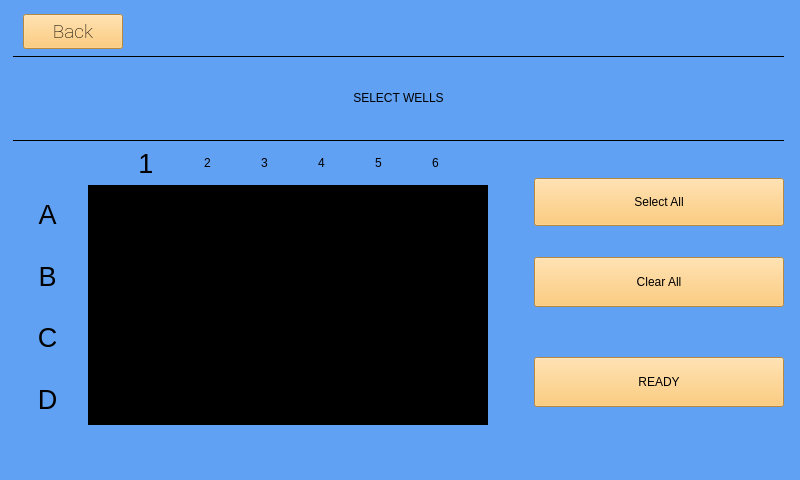
<?xml version="1.0" encoding="UTF-8"?>
<ui version="4.0">
 <class>Form</class>
 <widget class="QWidget" name="Form">
  <property name="geometry">
   <rect>
    <x>0</x>
    <y>0</y>
    <width>800</width>
    <height>480</height>
   </rect>
  </property>
  <property name="sizePolicy">
   <sizepolicy hsizetype="Preferred" vsizetype="Maximum">
    <horstretch>0</horstretch>
    <verstretch>0</verstretch>
   </sizepolicy>
  </property>
  <property name="maximumSize">
   <size>
    <width>800</width>
    <height>480</height>
   </size>
  </property>
  <property name="windowTitle">
   <string>Form</string>
  </property>
  <property name="styleSheet">
   <string notr="true">background-color: rgb(97, 161, 243);</string>
  </property>
  <widget class="QWidget" name="layoutWidget">
   <property name="geometry">
    <rect>
     <x>13</x>
     <y>14</y>
     <width>771</width>
     <height>411</height>
    </rect>
   </property>
   <layout class="QVBoxLayout" name="verticalLayout_12">
    <item>
     <layout class="QVBoxLayout" name="verticalLayout_10">
      <item>
       <layout class="QHBoxLayout" name="horizontalLayout_4">
        <item>
         <widget class="QPushButton" name="back_button">
          <property name="sizePolicy">
           <sizepolicy hsizetype="Maximum" vsizetype="Maximum">
            <horstretch>0</horstretch>
            <verstretch>0</verstretch>
           </sizepolicy>
          </property>
          <property name="maximumSize">
           <size>
            <width>100</width>
            <height>35</height>
           </size>
          </property>
          <property name="font">
           <font>
            <family>Roboto</family>
            <pointsize>14</pointsize>
            <weight>9</weight>
            <italic>false</italic>
            <bold>false</bold>
           </font>
          </property>
          <property name="styleSheet">
           <string notr="true">background-color: rgb(255, 191, 88);


font: 75 14pt &quot;Roboto&quot;;</string>
          </property>
          <property name="text">
           <string>Back</string>
          </property>
         </widget>
        </item>
        <item>
         <spacer name="horizontalSpacer_4">
          <property name="orientation">
           <enum>Qt::Horizontal</enum>
          </property>
          <property name="sizeType">
           <enum>QSizePolicy::Maximum</enum>
          </property>
          <property name="sizeHint" stdset="0">
           <size>
            <width>650</width>
            <height>20</height>
           </size>
          </property>
         </spacer>
        </item>
       </layout>
      </item>
      <item>
       <layout class="QVBoxLayout" name="verticalLayout_9">
        <item>
         <widget class="Line" name="line_2">
          <property name="frameShadow">
           <enum>QFrame::Plain</enum>
          </property>
          <property name="orientation">
           <enum>Qt::Horizontal</enum>
          </property>
         </widget>
        </item>
        <item>
         <widget class="QLabel" name="title_label">
          <property name="styleSheet">
           <string notr="true">font: 75 25pt &quot;Roboto&quot;;</string>
          </property>
          <property name="text">
           <string>&lt;html&gt;&lt;head/&gt;&lt;body&gt;&lt;p align=&quot;center&quot;&gt;SELECT WELLS&lt;/p&gt;&lt;/body&gt;&lt;/html&gt;</string>
          </property>
          <property name="textFormat">
           <enum>Qt::AutoText</enum>
          </property>
         </widget>
        </item>
        <item>
         <widget class="Line" name="line">
          <property name="frameShadow">
           <enum>QFrame::Plain</enum>
          </property>
          <property name="orientation">
           <enum>Qt::Horizontal</enum>
          </property>
         </widget>
        </item>
       </layout>
      </item>
     </layout>
    </item>
    <item>
     <layout class="QHBoxLayout" name="horizontalLayout_6">
      <item>
       <layout class="QHBoxLayout" name="horizontalLayout_5">
        <item>
         <layout class="QVBoxLayout" name="verticalLayout_7">
          <property name="spacing">
           <number>10</number>
          </property>
          <item>
           <spacer name="verticalSpacer_2">
            <property name="orientation">
             <enum>Qt::Vertical</enum>
            </property>
            <property name="sizeType">
             <enum>QSizePolicy::Maximum</enum>
            </property>
            <property name="sizeHint" stdset="0">
             <size>
              <width>20</width>
              <height>40</height>
             </size>
            </property>
           </spacer>
          </item>
          <item>
           <widget class="QLabel" name="row_A_label">
            <property name="minimumSize">
             <size>
              <width>0</width>
              <height>30</height>
             </size>
            </property>
            <property name="font">
             <font>
              <family>MS Shell Dlg 2</family>
              <pointsize>20</pointsize>
              <weight>9</weight>
              <italic>false</italic>
              <bold>false</bold>
             </font>
            </property>
            <property name="styleSheet">
             <string notr="true">font: 75 20pt &quot;MS Shell Dlg 2&quot;;
background-color: none;</string>
            </property>
            <property name="text">
             <string>A</string>
            </property>
            <property name="alignment">
             <set>Qt::AlignCenter</set>
            </property>
           </widget>
          </item>
          <item>
           <widget class="QLabel" name="row_B_label">
            <property name="minimumSize">
             <size>
              <width>0</width>
              <height>30</height>
             </size>
            </property>
            <property name="font">
             <font>
              <family>MS Shell Dlg 2</family>
              <pointsize>20</pointsize>
              <weight>9</weight>
              <italic>false</italic>
              <bold>false</bold>
             </font>
            </property>
            <property name="styleSheet">
             <string notr="true">font: 75 20pt &quot;MS Shell Dlg 2&quot;;
background-color: none;</string>
            </property>
            <property name="text">
             <string>B</string>
            </property>
            <property name="alignment">
             <set>Qt::AlignCenter</set>
            </property>
           </widget>
          </item>
          <item>
           <widget class="QLabel" name="row_C_label">
            <property name="minimumSize">
             <size>
              <width>0</width>
              <height>30</height>
             </size>
            </property>
            <property name="font">
             <font>
              <family>MS Shell Dlg 2</family>
              <pointsize>20</pointsize>
              <weight>9</weight>
              <italic>false</italic>
              <bold>false</bold>
             </font>
            </property>
            <property name="styleSheet">
             <string notr="true">font: 75 20pt &quot;MS Shell Dlg 2&quot;;
background-color: none;</string>
            </property>
            <property name="text">
             <string>C</string>
            </property>
            <property name="alignment">
             <set>Qt::AlignCenter</set>
            </property>
           </widget>
          </item>
          <item>
           <widget class="QLabel" name="row_D_label">
            <property name="minimumSize">
             <size>
              <width>0</width>
              <height>30</height>
             </size>
            </property>
            <property name="font">
             <font>
              <family>MS Shell Dlg 2</family>
              <pointsize>20</pointsize>
              <weight>9</weight>
              <italic>false</italic>
              <bold>false</bold>
             </font>
            </property>
            <property name="styleSheet">
             <string notr="true">font: 75 20pt &quot;MS Shell Dlg 2&quot;;
background-color: none;</string>
            </property>
            <property name="text">
             <string>D</string>
            </property>
            <property name="alignment">
             <set>Qt::AlignCenter</set>
            </property>
           </widget>
          </item>
         </layout>
        </item>
        <item>
         <layout class="QVBoxLayout" name="verticalLayout_11">
          <item>
           <layout class="QHBoxLayout" name="horizontalLayout_3">
            <property name="sizeConstraint">
             <enum>QLayout::SetMaximumSize</enum>
            </property>
            <item>
             <spacer name="horizontalSpacer_2">
              <property name="orientation">
               <enum>Qt::Horizontal</enum>
              </property>
              <property name="sizeType">
               <enum>QSizePolicy::Maximum</enum>
              </property>
              <property name="sizeHint" stdset="0">
               <size>
                <width>2</width>
                <height>20</height>
               </size>
              </property>
             </spacer>
            </item>
            <item>
             <layout class="QHBoxLayout" name="horizontalLayout_2">
              <property name="spacing">
               <number>50</number>
              </property>
              <property name="sizeConstraint">
               <enum>QLayout::SetMaximumSize</enum>
              </property>
              <item>
               <widget class="QLabel" name="col_1_label">
                <property name="sizePolicy">
                 <sizepolicy hsizetype="Maximum" vsizetype="Maximum">
                  <horstretch>0</horstretch>
                  <verstretch>0</verstretch>
                 </sizepolicy>
                </property>
                <property name="font">
                 <font>
                  <family>MS Shell Dlg 2</family>
                  <pointsize>20</pointsize>
                  <weight>9</weight>
                  <italic>false</italic>
                  <bold>false</bold>
                 </font>
                </property>
                <property name="styleSheet">
                 <string notr="true">font: 75 20pt &quot;MS Shell Dlg 2&quot;;
background-color: none;</string>
                </property>
                <property name="text">
                 <string>1</string>
                </property>
                <property name="alignment">
                 <set>Qt::AlignCenter</set>
                </property>
               </widget>
              </item>
              <item>
               <widget class="QLabel" name="col_2_label">
                <property name="sizePolicy">
                 <sizepolicy hsizetype="Maximum" vsizetype="Maximum">
                  <horstretch>0</horstretch>
                  <verstretch>0</verstretch>
                 </sizepolicy>
                </property>
                <property name="styleSheet">
                 <string notr="true">font: 75 20pt &quot;MS Shell Dlg 2&quot;;
background-color: none;</string>
                </property>
                <property name="text">
                 <string>2</string>
                </property>
                <property name="alignment">
                 <set>Qt::AlignCenter</set>
                </property>
               </widget>
              </item>
              <item>
               <widget class="QLabel" name="col_3_label">
                <property name="sizePolicy">
                 <sizepolicy hsizetype="Maximum" vsizetype="Maximum">
                  <horstretch>0</horstretch>
                  <verstretch>0</verstretch>
                 </sizepolicy>
                </property>
                <property name="styleSheet">
                 <string notr="true">font: 75 20pt &quot;MS Shell Dlg 2&quot;;
background-color: none;</string>
                </property>
                <property name="text">
                 <string>3</string>
                </property>
                <property name="alignment">
                 <set>Qt::AlignCenter</set>
                </property>
               </widget>
              </item>
              <item>
               <widget class="QLabel" name="col_4_label">
                <property name="sizePolicy">
                 <sizepolicy hsizetype="Maximum" vsizetype="Maximum">
                  <horstretch>0</horstretch>
                  <verstretch>0</verstretch>
                 </sizepolicy>
                </property>
                <property name="styleSheet">
                 <string notr="true">font: 75 20pt &quot;MS Shell Dlg 2&quot;;
background-color: none;</string>
                </property>
                <property name="text">
                 <string>4</string>
                </property>
                <property name="alignment">
                 <set>Qt::AlignCenter</set>
                </property>
               </widget>
              </item>
              <item>
               <widget class="QLabel" name="col_5_label">
                <property name="sizePolicy">
                 <sizepolicy hsizetype="Maximum" vsizetype="Maximum">
                  <horstretch>0</horstretch>
                  <verstretch>0</verstretch>
                 </sizepolicy>
                </property>
                <property name="styleSheet">
                 <string notr="true">font: 75 20pt &quot;MS Shell Dlg 2&quot;;
background-color: none;</string>
                </property>
                <property name="text">
                 <string>5</string>
                </property>
                <property name="alignment">
                 <set>Qt::AlignCenter</set>
                </property>
               </widget>
              </item>
              <item>
               <widget class="QLabel" name="col_6_label">
                <property name="sizePolicy">
                 <sizepolicy hsizetype="Maximum" vsizetype="Maximum">
                  <horstretch>0</horstretch>
                  <verstretch>0</verstretch>
                 </sizepolicy>
                </property>
                <property name="styleSheet">
                 <string notr="true">font: 75 20pt &quot;MS Shell Dlg 2&quot;;
background-color: none;</string>
                </property>
                <property name="text">
                 <string>6</string>
                </property>
                <property name="alignment">
                 <set>Qt::AlignCenter</set>
                </property>
               </widget>
              </item>
             </layout>
            </item>
           </layout>
          </item>
          <item>
           <widget class="QWidget" name="well_widget" native="true">
            <property name="sizePolicy">
             <sizepolicy hsizetype="Maximum" vsizetype="Maximum">
              <horstretch>0</horstretch>
              <verstretch>0</verstretch>
             </sizepolicy>
            </property>
            <property name="minimumSize">
             <size>
              <width>400</width>
              <height>240</height>
             </size>
            </property>
            <property name="maximumSize">
             <size>
              <width>400</width>
              <height>240</height>
             </size>
            </property>
            <property name="styleSheet">
             <string notr="true">background-color: rgb(0,0,0);
</string>
            </property>
            <layout class="QHBoxLayout" name="horizontalLayout">
             <item>
              <layout class="QVBoxLayout" name="verticalLayout_6">
               <property name="sizeConstraint">
                <enum>QLayout::SetMaximumSize</enum>
               </property>
               <item>
                <widget class="QLabel" name="well_A1">
                 <property name="sizePolicy">
                  <sizepolicy hsizetype="Maximum" vsizetype="Maximum">
                   <horstretch>0</horstretch>
                   <verstretch>0</verstretch>
                  </sizepolicy>
                 </property>
                 <property name="maximumSize">
                  <size>
                   <width>60</width>
                   <height>60</height>
                  </size>
                 </property>
                 <property name="styleSheet">
                  <string notr="true">background-color: none;</string>
                 </property>
                 <property name="text">
                  <string/>
                 </property>
                 <property name="pixmap">
                  <pixmap>../Python Files/Images/emptyWell_Icon.svg</pixmap>
                 </property>
                 <property name="scaledContents">
                  <bool>true</bool>
                 </property>
                </widget>
               </item>
               <item>
                <widget class="QLabel" name="well_B1">
                 <property name="sizePolicy">
                  <sizepolicy hsizetype="Maximum" vsizetype="Maximum">
                   <horstretch>0</horstretch>
                   <verstretch>0</verstretch>
                  </sizepolicy>
                 </property>
                 <property name="maximumSize">
                  <size>
                   <width>60</width>
                   <height>60</height>
                  </size>
                 </property>
                 <property name="styleSheet">
                  <string notr="true">background-color: none;</string>
                 </property>
                 <property name="text">
                  <string/>
                 </property>
                 <property name="pixmap">
                  <pixmap>../Python Files/Images/emptyWell_Icon.svg</pixmap>
                 </property>
                 <property name="scaledContents">
                  <bool>true</bool>
                 </property>
                </widget>
               </item>
               <item>
                <widget class="QLabel" name="well_C1">
                 <property name="sizePolicy">
                  <sizepolicy hsizetype="Maximum" vsizetype="Maximum">
                   <horstretch>0</horstretch>
                   <verstretch>0</verstretch>
                  </sizepolicy>
                 </property>
                 <property name="maximumSize">
                  <size>
                   <width>60</width>
                   <height>60</height>
                  </size>
                 </property>
                 <property name="styleSheet">
                  <string notr="true">background-color: none;</string>
                 </property>
                 <property name="text">
                  <string/>
                 </property>
                 <property name="pixmap">
                  <pixmap>../Python Files/Images/emptyWell_Icon.svg</pixmap>
                 </property>
                 <property name="scaledContents">
                  <bool>true</bool>
                 </property>
                </widget>
               </item>
               <item>
                <widget class="QLabel" name="well_D1">
                 <property name="sizePolicy">
                  <sizepolicy hsizetype="Maximum" vsizetype="Maximum">
                   <horstretch>0</horstretch>
                   <verstretch>0</verstretch>
                  </sizepolicy>
                 </property>
                 <property name="maximumSize">
                  <size>
                   <width>60</width>
                   <height>60</height>
                  </size>
                 </property>
                 <property name="styleSheet">
                  <string notr="true">background-color: none;</string>
                 </property>
                 <property name="text">
                  <string/>
                 </property>
                 <property name="pixmap">
                  <pixmap>../Python Files/Images/emptyWell_Icon.svg</pixmap>
                 </property>
                 <property name="scaledContents">
                  <bool>true</bool>
                 </property>
                </widget>
               </item>
              </layout>
             </item>
             <item>
              <layout class="QVBoxLayout" name="verticalLayout_5">
               <property name="sizeConstraint">
                <enum>QLayout::SetMaximumSize</enum>
               </property>
               <item>
                <widget class="QLabel" name="well_A2">
                 <property name="sizePolicy">
                  <sizepolicy hsizetype="Maximum" vsizetype="Maximum">
                   <horstretch>0</horstretch>
                   <verstretch>0</verstretch>
                  </sizepolicy>
                 </property>
                 <property name="maximumSize">
                  <size>
                   <width>60</width>
                   <height>60</height>
                  </size>
                 </property>
                 <property name="styleSheet">
                  <string notr="true">background-color: none;</string>
                 </property>
                 <property name="text">
                  <string/>
                 </property>
                 <property name="pixmap">
                  <pixmap>../Python Files/Images/emptyWell_Icon.svg</pixmap>
                 </property>
                 <property name="scaledContents">
                  <bool>true</bool>
                 </property>
                </widget>
               </item>
               <item>
                <widget class="QLabel" name="well_B2">
                 <property name="sizePolicy">
                  <sizepolicy hsizetype="Maximum" vsizetype="Maximum">
                   <horstretch>0</horstretch>
                   <verstretch>0</verstretch>
                  </sizepolicy>
                 </property>
                 <property name="maximumSize">
                  <size>
                   <width>60</width>
                   <height>60</height>
                  </size>
                 </property>
                 <property name="styleSheet">
                  <string notr="true">background-color: none;</string>
                 </property>
                 <property name="text">
                  <string/>
                 </property>
                 <property name="pixmap">
                  <pixmap>../Python Files/Images/emptyWell_Icon.svg</pixmap>
                 </property>
                 <property name="scaledContents">
                  <bool>true</bool>
                 </property>
                </widget>
               </item>
               <item>
                <widget class="QLabel" name="well_C2">
                 <property name="sizePolicy">
                  <sizepolicy hsizetype="Maximum" vsizetype="Maximum">
                   <horstretch>0</horstretch>
                   <verstretch>0</verstretch>
                  </sizepolicy>
                 </property>
                 <property name="maximumSize">
                  <size>
                   <width>60</width>
                   <height>60</height>
                  </size>
                 </property>
                 <property name="styleSheet">
                  <string notr="true">background-color: none;</string>
                 </property>
                 <property name="text">
                  <string/>
                 </property>
                 <property name="pixmap">
                  <pixmap>../Python Files/Images/emptyWell_Icon.svg</pixmap>
                 </property>
                 <property name="scaledContents">
                  <bool>true</bool>
                 </property>
                </widget>
               </item>
               <item>
                <widget class="QLabel" name="well_D2">
                 <property name="sizePolicy">
                  <sizepolicy hsizetype="Maximum" vsizetype="Maximum">
                   <horstretch>0</horstretch>
                   <verstretch>0</verstretch>
                  </sizepolicy>
                 </property>
                 <property name="maximumSize">
                  <size>
                   <width>60</width>
                   <height>60</height>
                  </size>
                 </property>
                 <property name="styleSheet">
                  <string notr="true">background-color: none;</string>
                 </property>
                 <property name="text">
                  <string/>
                 </property>
                 <property name="pixmap">
                  <pixmap>../Python Files/Images/emptyWell_Icon.svg</pixmap>
                 </property>
                 <property name="scaledContents">
                  <bool>true</bool>
                 </property>
                </widget>
               </item>
              </layout>
             </item>
             <item>
              <layout class="QVBoxLayout" name="verticalLayout_4">
               <property name="sizeConstraint">
                <enum>QLayout::SetMaximumSize</enum>
               </property>
               <item>
                <widget class="QLabel" name="well_A3">
                 <property name="sizePolicy">
                  <sizepolicy hsizetype="Maximum" vsizetype="Maximum">
                   <horstretch>0</horstretch>
                   <verstretch>0</verstretch>
                  </sizepolicy>
                 </property>
                 <property name="maximumSize">
                  <size>
                   <width>60</width>
                   <height>60</height>
                  </size>
                 </property>
                 <property name="styleSheet">
                  <string notr="true">background-color: none;</string>
                 </property>
                 <property name="text">
                  <string/>
                 </property>
                 <property name="pixmap">
                  <pixmap>../Python Files/Images/emptyWell_Icon.svg</pixmap>
                 </property>
                 <property name="scaledContents">
                  <bool>true</bool>
                 </property>
                </widget>
               </item>
               <item>
                <widget class="QLabel" name="well_B3">
                 <property name="sizePolicy">
                  <sizepolicy hsizetype="Maximum" vsizetype="Maximum">
                   <horstretch>0</horstretch>
                   <verstretch>0</verstretch>
                  </sizepolicy>
                 </property>
                 <property name="maximumSize">
                  <size>
                   <width>60</width>
                   <height>60</height>
                  </size>
                 </property>
                 <property name="styleSheet">
                  <string notr="true">background-color: none;</string>
                 </property>
                 <property name="text">
                  <string/>
                 </property>
                 <property name="pixmap">
                  <pixmap>../Python Files/Images/emptyWell_Icon.svg</pixmap>
                 </property>
                 <property name="scaledContents">
                  <bool>true</bool>
                 </property>
                </widget>
               </item>
               <item>
                <widget class="QLabel" name="well_C3">
                 <property name="sizePolicy">
                  <sizepolicy hsizetype="Maximum" vsizetype="Maximum">
                   <horstretch>0</horstretch>
                   <verstretch>0</verstretch>
                  </sizepolicy>
                 </property>
                 <property name="maximumSize">
                  <size>
                   <width>60</width>
                   <height>60</height>
                  </size>
                 </property>
                 <property name="styleSheet">
                  <string notr="true">background-color: none;</string>
                 </property>
                 <property name="text">
                  <string/>
                 </property>
                 <property name="pixmap">
                  <pixmap>../Python Files/Images/emptyWell_Icon.svg</pixmap>
                 </property>
                 <property name="scaledContents">
                  <bool>true</bool>
                 </property>
                </widget>
               </item>
               <item>
                <widget class="QLabel" name="well_D3">
                 <property name="sizePolicy">
                  <sizepolicy hsizetype="Maximum" vsizetype="Maximum">
                   <horstretch>0</horstretch>
                   <verstretch>0</verstretch>
                  </sizepolicy>
                 </property>
                 <property name="maximumSize">
                  <size>
                   <width>60</width>
                   <height>60</height>
                  </size>
                 </property>
                 <property name="styleSheet">
                  <string notr="true">background-color: none;</string>
                 </property>
                 <property name="text">
                  <string/>
                 </property>
                 <property name="pixmap">
                  <pixmap>../Python Files/Images/emptyWell_Icon.svg</pixmap>
                 </property>
                 <property name="scaledContents">
                  <bool>true</bool>
                 </property>
                </widget>
               </item>
              </layout>
             </item>
             <item>
              <layout class="QVBoxLayout" name="verticalLayout_3">
               <property name="sizeConstraint">
                <enum>QLayout::SetMaximumSize</enum>
               </property>
               <item>
                <widget class="QLabel" name="well_A4">
                 <property name="sizePolicy">
                  <sizepolicy hsizetype="Maximum" vsizetype="Maximum">
                   <horstretch>0</horstretch>
                   <verstretch>0</verstretch>
                  </sizepolicy>
                 </property>
                 <property name="maximumSize">
                  <size>
                   <width>60</width>
                   <height>60</height>
                  </size>
                 </property>
                 <property name="styleSheet">
                  <string notr="true">background-color: none;</string>
                 </property>
                 <property name="text">
                  <string/>
                 </property>
                 <property name="pixmap">
                  <pixmap>../Python Files/Images/emptyWell_Icon.svg</pixmap>
                 </property>
                 <property name="scaledContents">
                  <bool>true</bool>
                 </property>
                </widget>
               </item>
               <item>
                <widget class="QLabel" name="well_B4">
                 <property name="sizePolicy">
                  <sizepolicy hsizetype="Maximum" vsizetype="Maximum">
                   <horstretch>0</horstretch>
                   <verstretch>0</verstretch>
                  </sizepolicy>
                 </property>
                 <property name="maximumSize">
                  <size>
                   <width>60</width>
                   <height>60</height>
                  </size>
                 </property>
                 <property name="styleSheet">
                  <string notr="true">background-color: none;</string>
                 </property>
                 <property name="text">
                  <string/>
                 </property>
                 <property name="pixmap">
                  <pixmap>../Python Files/Images/emptyWell_Icon.svg</pixmap>
                 </property>
                 <property name="scaledContents">
                  <bool>true</bool>
                 </property>
                </widget>
               </item>
               <item>
                <widget class="QLabel" name="well_C4">
                 <property name="sizePolicy">
                  <sizepolicy hsizetype="Maximum" vsizetype="Maximum">
                   <horstretch>0</horstretch>
                   <verstretch>0</verstretch>
                  </sizepolicy>
                 </property>
                 <property name="maximumSize">
                  <size>
                   <width>60</width>
                   <height>60</height>
                  </size>
                 </property>
                 <property name="styleSheet">
                  <string notr="true">background-color: none;</string>
                 </property>
                 <property name="text">
                  <string/>
                 </property>
                 <property name="pixmap">
                  <pixmap>../Python Files/Images/emptyWell_Icon.svg</pixmap>
                 </property>
                 <property name="scaledContents">
                  <bool>true</bool>
                 </property>
                </widget>
               </item>
               <item>
                <widget class="QLabel" name="well_D4">
                 <property name="sizePolicy">
                  <sizepolicy hsizetype="Maximum" vsizetype="Maximum">
                   <horstretch>0</horstretch>
                   <verstretch>0</verstretch>
                  </sizepolicy>
                 </property>
                 <property name="maximumSize">
                  <size>
                   <width>60</width>
                   <height>60</height>
                  </size>
                 </property>
                 <property name="styleSheet">
                  <string notr="true">background-color: none;</string>
                 </property>
                 <property name="text">
                  <string/>
                 </property>
                 <property name="pixmap">
                  <pixmap>../Python Files/Images/emptyWell_Icon.svg</pixmap>
                 </property>
                 <property name="scaledContents">
                  <bool>true</bool>
                 </property>
                </widget>
               </item>
              </layout>
             </item>
             <item>
              <layout class="QVBoxLayout" name="verticalLayout">
               <property name="sizeConstraint">
                <enum>QLayout::SetMaximumSize</enum>
               </property>
               <item>
                <widget class="QLabel" name="well_A5">
                 <property name="sizePolicy">
                  <sizepolicy hsizetype="Maximum" vsizetype="Maximum">
                   <horstretch>0</horstretch>
                   <verstretch>0</verstretch>
                  </sizepolicy>
                 </property>
                 <property name="maximumSize">
                  <size>
                   <width>60</width>
                   <height>60</height>
                  </size>
                 </property>
                 <property name="styleSheet">
                  <string notr="true">background-color: none;</string>
                 </property>
                 <property name="text">
                  <string/>
                 </property>
                 <property name="pixmap">
                  <pixmap>../Python Files/Images/emptyWell_Icon.svg</pixmap>
                 </property>
                 <property name="scaledContents">
                  <bool>true</bool>
                 </property>
                </widget>
               </item>
               <item>
                <widget class="QLabel" name="well_B5">
                 <property name="sizePolicy">
                  <sizepolicy hsizetype="Maximum" vsizetype="Maximum">
                   <horstretch>0</horstretch>
                   <verstretch>0</verstretch>
                  </sizepolicy>
                 </property>
                 <property name="maximumSize">
                  <size>
                   <width>60</width>
                   <height>60</height>
                  </size>
                 </property>
                 <property name="styleSheet">
                  <string notr="true">background-color: none;</string>
                 </property>
                 <property name="text">
                  <string/>
                 </property>
                 <property name="pixmap">
                  <pixmap>../Python Files/Images/emptyWell_Icon.svg</pixmap>
                 </property>
                 <property name="scaledContents">
                  <bool>true</bool>
                 </property>
                </widget>
               </item>
               <item>
                <widget class="QLabel" name="well_C5">
                 <property name="sizePolicy">
                  <sizepolicy hsizetype="Maximum" vsizetype="Maximum">
                   <horstretch>0</horstretch>
                   <verstretch>0</verstretch>
                  </sizepolicy>
                 </property>
                 <property name="maximumSize">
                  <size>
                   <width>60</width>
                   <height>60</height>
                  </size>
                 </property>
                 <property name="styleSheet">
                  <string notr="true">background-color: none;</string>
                 </property>
                 <property name="text">
                  <string/>
                 </property>
                 <property name="pixmap">
                  <pixmap>../Python Files/Images/emptyWell_Icon.svg</pixmap>
                 </property>
                 <property name="scaledContents">
                  <bool>true</bool>
                 </property>
                </widget>
               </item>
               <item>
                <widget class="QLabel" name="well_D5">
                 <property name="sizePolicy">
                  <sizepolicy hsizetype="Maximum" vsizetype="Maximum">
                   <horstretch>0</horstretch>
                   <verstretch>0</verstretch>
                  </sizepolicy>
                 </property>
                 <property name="maximumSize">
                  <size>
                   <width>60</width>
                   <height>60</height>
                  </size>
                 </property>
                 <property name="styleSheet">
                  <string notr="true">background-color: none;</string>
                 </property>
                 <property name="text">
                  <string/>
                 </property>
                 <property name="pixmap">
                  <pixmap>../Python Files/Images/emptyWell_Icon.svg</pixmap>
                 </property>
                 <property name="scaledContents">
                  <bool>true</bool>
                 </property>
                </widget>
               </item>
              </layout>
             </item>
             <item>
              <layout class="QVBoxLayout" name="verticalLayout_2">
               <property name="sizeConstraint">
                <enum>QLayout::SetMaximumSize</enum>
               </property>
               <item>
                <widget class="QLabel" name="well_A6">
                 <property name="sizePolicy">
                  <sizepolicy hsizetype="Maximum" vsizetype="Maximum">
                   <horstretch>0</horstretch>
                   <verstretch>0</verstretch>
                  </sizepolicy>
                 </property>
                 <property name="maximumSize">
                  <size>
                   <width>60</width>
                   <height>60</height>
                  </size>
                 </property>
                 <property name="styleSheet">
                  <string notr="true">background-color: none;</string>
                 </property>
                 <property name="text">
                  <string/>
                 </property>
                 <property name="pixmap">
                  <pixmap>../Python Files/Images/emptyWell_Icon.svg</pixmap>
                 </property>
                 <property name="scaledContents">
                  <bool>true</bool>
                 </property>
                </widget>
               </item>
               <item>
                <widget class="QLabel" name="well_B6">
                 <property name="sizePolicy">
                  <sizepolicy hsizetype="Maximum" vsizetype="Maximum">
                   <horstretch>0</horstretch>
                   <verstretch>0</verstretch>
                  </sizepolicy>
                 </property>
                 <property name="maximumSize">
                  <size>
                   <width>60</width>
                   <height>60</height>
                  </size>
                 </property>
                 <property name="styleSheet">
                  <string notr="true">background-color: none;</string>
                 </property>
                 <property name="text">
                  <string/>
                 </property>
                 <property name="pixmap">
                  <pixmap>../Python Files/Images/emptyWell_Icon.svg</pixmap>
                 </property>
                 <property name="scaledContents">
                  <bool>true</bool>
                 </property>
                </widget>
               </item>
               <item>
                <widget class="QLabel" name="well_C6">
                 <property name="sizePolicy">
                  <sizepolicy hsizetype="Maximum" vsizetype="Maximum">
                   <horstretch>0</horstretch>
                   <verstretch>0</verstretch>
                  </sizepolicy>
                 </property>
                 <property name="maximumSize">
                  <size>
                   <width>60</width>
                   <height>60</height>
                  </size>
                 </property>
                 <property name="styleSheet">
                  <string notr="true">background-color: none;</string>
                 </property>
                 <property name="text">
                  <string/>
                 </property>
                 <property name="pixmap">
                  <pixmap>../Python Files/Images/emptyWell_Icon.svg</pixmap>
                 </property>
                 <property name="scaledContents">
                  <bool>true</bool>
                 </property>
                </widget>
               </item>
               <item>
                <widget class="QLabel" name="well_D6">
                 <property name="sizePolicy">
                  <sizepolicy hsizetype="Maximum" vsizetype="Maximum">
                   <horstretch>0</horstretch>
                   <verstretch>0</verstretch>
                  </sizepolicy>
                 </property>
                 <property name="maximumSize">
                  <size>
                   <width>60</width>
                   <height>60</height>
                  </size>
                 </property>
                 <property name="styleSheet">
                  <string notr="true">background-color: none;</string>
                 </property>
                 <property name="text">
                  <string/>
                 </property>
                 <property name="pixmap">
                  <pixmap>../Python Files/Images/emptyWell_Icon.svg</pixmap>
                 </property>
                 <property name="scaledContents">
                  <bool>true</bool>
                 </property>
                </widget>
               </item>
              </layout>
             </item>
            </layout>
           </widget>
          </item>
         </layout>
        </item>
       </layout>
      </item>
      <item>
       <spacer name="horizontalSpacer">
        <property name="orientation">
         <enum>Qt::Horizontal</enum>
        </property>
        <property name="sizeType">
         <enum>QSizePolicy::Maximum</enum>
        </property>
        <property name="sizeHint" stdset="0">
         <size>
          <width>40</width>
          <height>20</height>
         </size>
        </property>
       </spacer>
      </item>
      <item>
       <layout class="QVBoxLayout" name="verticalLayout_8">
        <item>
         <widget class="QPushButton" name="selectAll_button">
          <property name="sizePolicy">
           <sizepolicy hsizetype="Maximum" vsizetype="Maximum">
            <horstretch>0</horstretch>
            <verstretch>0</verstretch>
           </sizepolicy>
          </property>
          <property name="minimumSize">
           <size>
            <width>150</width>
            <height>48</height>
           </size>
          </property>
          <property name="maximumSize">
           <size>
            <width>250</width>
            <height>35</height>
           </size>
          </property>
          <property name="styleSheet">
           <string notr="true">background-color: rgb(255, 191, 88);


font: 75 20pt &quot;Roboto&quot;;</string>
          </property>
          <property name="text">
           <string>Select All</string>
          </property>
         </widget>
        </item>
        <item>
         <widget class="QPushButton" name="clearAll_button">
          <property name="sizePolicy">
           <sizepolicy hsizetype="Maximum" vsizetype="Maximum">
            <horstretch>0</horstretch>
            <verstretch>0</verstretch>
           </sizepolicy>
          </property>
          <property name="minimumSize">
           <size>
            <width>150</width>
            <height>50</height>
           </size>
          </property>
          <property name="maximumSize">
           <size>
            <width>250</width>
            <height>35</height>
           </size>
          </property>
          <property name="styleSheet">
           <string notr="true">background-color: rgb(255, 191, 88);


font: 75 20pt &quot;Roboto&quot;;</string>
          </property>
          <property name="text">
           <string>Clear All</string>
          </property>
         </widget>
        </item>
        <item>
         <spacer name="verticalSpacer_8">
          <property name="orientation">
           <enum>Qt::Vertical</enum>
          </property>
          <property name="sizeType">
           <enum>QSizePolicy::Maximum</enum>
          </property>
          <property name="sizeHint" stdset="0">
           <size>
            <width>20</width>
            <height>20</height>
           </size>
          </property>
         </spacer>
        </item>
        <item>
         <widget class="QPushButton" name="ready_button">
          <property name="minimumSize">
           <size>
            <width>150</width>
            <height>50</height>
           </size>
          </property>
          <property name="maximumSize">
           <size>
            <width>250</width>
            <height>35</height>
           </size>
          </property>
          <property name="styleSheet">
           <string notr="true">background-color: rgb(255, 191, 88);


font: 75 20pt &quot;Roboto&quot;;</string>
          </property>
          <property name="text">
           <string>READY</string>
          </property>
         </widget>
        </item>
       </layout>
      </item>
     </layout>
    </item>
   </layout>
  </widget>
 </widget>
 <resources/>
 <connections/>
</ui>
